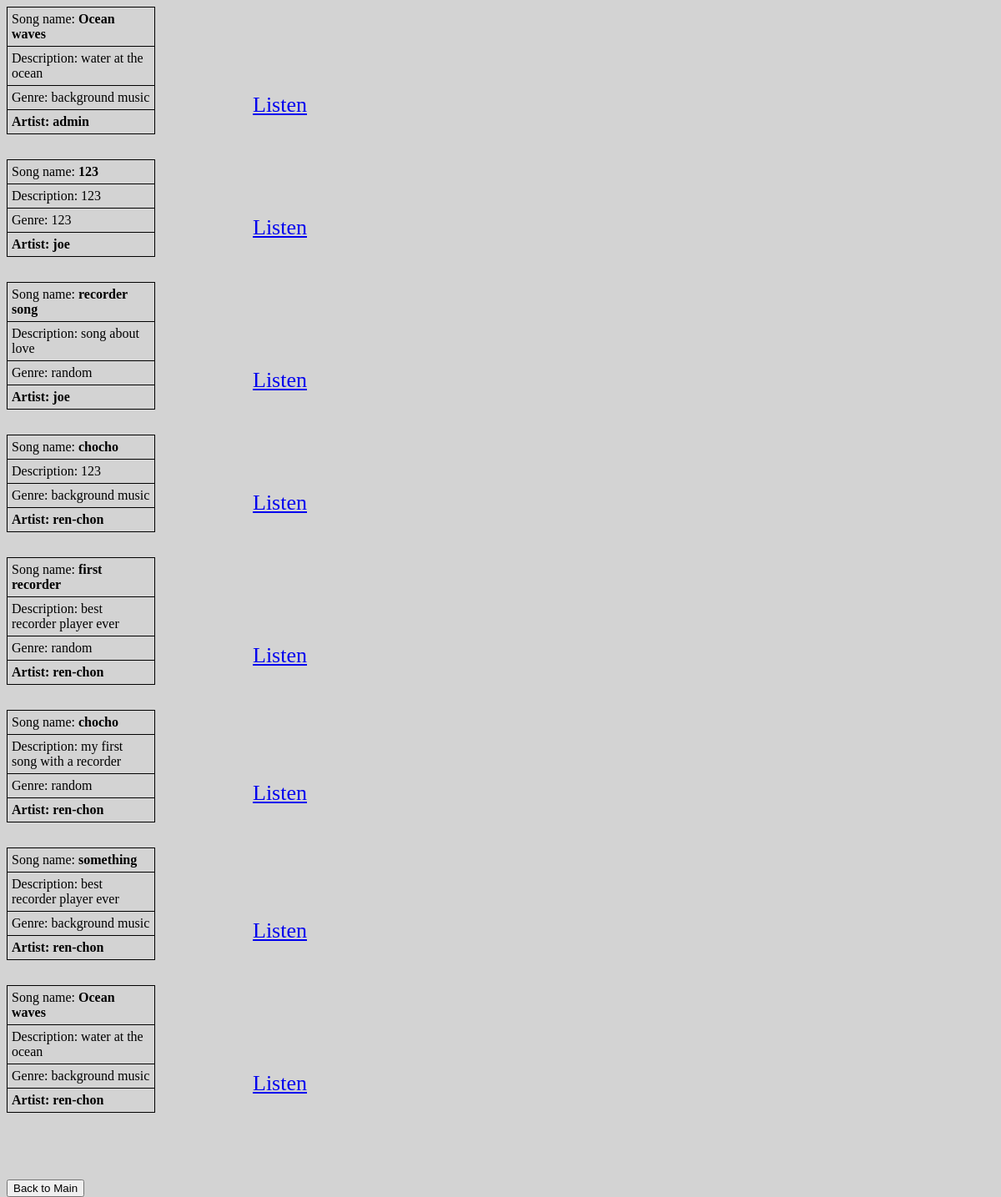
Screenshot of /adminshowAllSongs.php with the database file from the repository.
### tables this page shows
CREATE TABLE `song` (
  `song_id` int(11) NOT NULL,
  `song_name` varchar(255) NOT NULL,
  `song_descrip` varchar(255) DEFAULT NULL,
  `file_format` varchar(255) NOT NULL,
  `genre` varchar(255) DEFAULT NULL
);

CREATE TABLE `account` (
  `acc_id` int(11) NOT NULL,
  `acc_name` varchar(255) NOT NULL,
  `password` varchar(255) NOT NULL,
  `real_name` varchar(255) NOT NULL,
  `country` varchar(255) DEFAULT NULL,
  `birth_date` varchar(255) DEFAULT NULL,
  `email` varchar(255) NOT NULL
);

### adminshowAllSongs.php (the view)
<?php
	include_once("./connect.php");
?>
<!DOCTYPE html>
<html>
	<head>
	<link rel="stylesheet" href="styles.css">
	</head>
<body>
<?php
viewSongs($db);
function viewSongs($db)
{
	$query = "SELECT `song_id`, `acc_id` FROM `upload`";
	$result = mysqli_query($db, $query);
	while($row = mysqli_fetch_assoc($result))
	{
		$accQuery = "SELECT `acc_name` FROM `account` WHERE `acc_id`='".$row['acc_id']."'";
		$accResult = mysqli_query($db, $accQuery);
		$accID = mysqli_fetch_assoc($accResult);
		$inQuery = "SELECT `song_name`, `song_descrip`, `file_format`, `genre` FROM `song` WHERE `song_id`='".$row['song_id']."'";
		$runQuery = mysqli_query($db, $inQuery);
		while($row2 = mysqli_fetch_assoc($runQuery))
		{
			echo "<table border='1'style='width:15%'>";
			echo "<tr>";
			echo "<td>"."Song name:   <b>".$row2["song_name"]. "</b></td>";
			echo "</tr>";
			echo "<tr>";
			echo "<td>"."Description:   ".$row2["song_descrip"]. "</td>";
			echo "</tr>";
			echo "<tr>";
			echo "<td>"."Genre:   ".$row2["genre"]. "</td>";
			echo "</tr>";
			echo "<tr>";
			echo "<td>"."<b>Artist:   ".$accID["acc_name"]. "</b></td>";
			echo "</tr>";
			echo "</table>";
			echo "<a href='adminviewSong.php?songID=".$row["song_id"]."'style='position:relative;left:295px;top:-50px;font-size:26px;'>Listen</a>";
			echo "<br>";
		}
	}
}
?>
<form action="adminMainPage.php">
	<input type="submit" value="Back to Main" style="position:relative;left:0px;top:50px;">
</form>
</body>
</html>

### styles.css (style rules this page uses)
body { background-color: lightgrey; }
table, th, td { border: 1px solid black; border-collapse: collapse; }
th, td { padding: 5px; text-align: left; }

### rows the page displays
song: song_name "Ocean waves", song_descrip "water at the ocean", genre "background music"
account: acc_name "admin"
song: song_name "123", song_descrip "123", genre "123"
account: acc_name "joe"
song: song_name "recorder song", song_descrip "song about love", genre "random"
song: song_name "chocho", song_descrip "123", genre "background music"
account: acc_name "ren-chon"
song: song_name "first recorder", song_descrip "best recorder player ever", genre "random"
song: song_name "chocho", song_descrip "my first song with a recorder", genre "random"
song: song_name "something", song_descrip "best recorder player ever", genre "background music"
song: song_name "Ocean waves", song_descrip "water at the ocean", genre "background music"
